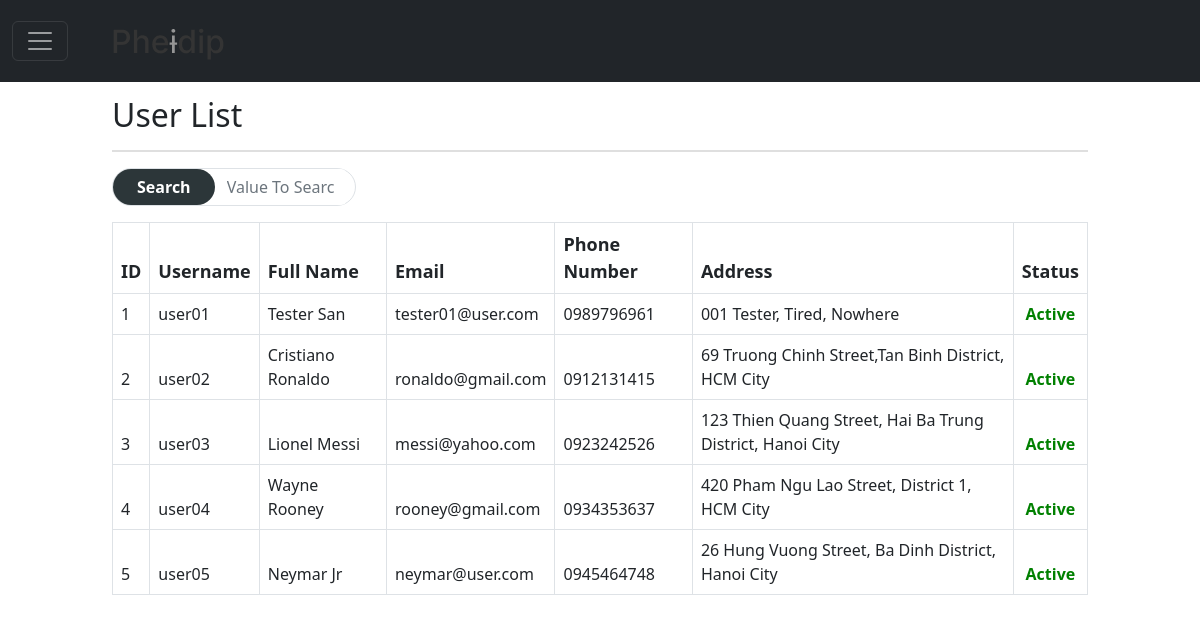
The app's page /user.php (signed in) with its own data.
### tables this page shows
CREATE TABLE `tbUser_Account` (
    `UserID` int NOT NULL AUTO_INCREMENT,
    `UserName` varchar(50) NOT NULL,
    `Password` varchar(50) NOT NULL,
    `FullName` varchar(100) NOT NULL,
    `Email` varchar(50) NOT NULL,
    `PhoneNumber` varchar(14) NOT NULL,
    `Status` boolean DEFAULT 1,
    PRIMARY KEY (UserID)
);

CREATE TABLE `tbDelivery_Address`(
    `AddressID` int NOT NULL AUTO_INCREMENT,
    `UserID` int NOT NULL,	
    `Address` text NOT NULL,
    `Is_default` boolean NOT NULL,
    PRIMARY KEY (AddressID)
);

### user.php (the view, shortened to what this page needs)
<?php
include_once "php/DBConnect.php";
if (isset($_POST['search'])) {
    $valueToSearch = $_POST['valueToSearch'];
    $query = "SELECT * FROM tbUser_Account WHERE CONCAT(userid, username, fullname, email, phonenumber) LIKE '%" . $valueToSearch . "%'";
    $search_result = filterTable($query);
    $count = mysqli_num_rows($search_result);
} else {
    $query = "SELECT * FROM tbUser_Account";
    $search_result = filterTable($query);
}
function filterTable($query)
{
    $connect = mysqli_connect("localhost", "root", "", "dbpheidip");
    $filter_Result = mysqli_query($connect, $query);
    return $filter_Result;
}
include 'php/htmlHead.php';
include 'php/sidebar.php';
?>
<div class="col-lg-10 col-md-10 col-sm-9 col-xs-12 container">
    <h2>User List</h2>
    <hr style="height:2px;border-width:0;color:gray;background-color:gray">
    <form action="" method="post">
        <div class="d-flex border rounded-pill my-3 w-25">
            <input type="submit" name="search" value="Search" class="btn btn-primary px-4 rounded-pill">
            <input class="form-control me-2 border-0 search shadow-none bg-none" type="text" name="valueToSearch" placeholder="Value To Search">
        </div>
        <table id="userList" class="table table-bordered table-striped">
            <thead>
                <tr>
                    <th>ID</th>
                    <th>Username</th>
                    <th>Full Name</th>
                    <th>Email</th>
                    <th>Phone Number</th>
                    <th>Address</th>
                    <th>Status</th>
                </tr>
                <?php
                while ($field = mysqli_fetch_array($search_result)) :
                ?>
                    <tr>
                        <td><?= $field[0] ?></td>
                        <td><?= $field[1] ?></td>
                        <td><?= $field[3] ?></td>
                        <td><?= $field[4] ?></td>
                        <td><?= $field[5] ?></td>
                        <td>
                            <?php
                            $query1 = "SELECT * FROM tbDelivery_Address WHERE userid = '$field[0]' AND is_default = 1";
                            $rs1 = mysqli_query($conn, $query1);
                            while ($field1 = mysqli_fetch_array($rs1)) :
                            ?>
                                <?= $field1[2] ?> <br>
                            <?php
                            endwhile;
                            ?>
                        </td>
                        <td style="text-align: center">
                            <a style="text-decoration: none; color: black" href="blockuser.php?code=<?= $field[0]; ?>" onclick="return confirm('Really want to switch status of <?= $field[1] ?> ???')">
                                <?php
                                if ($field[6]) :
                                    echo '<strong style="color: green">Active</strong>';
                                else :
                                    echo '<strong style="color: red">Inactive</strong>';
                                endif;
                                ?>
                            </a>
                        </td>
                    </tr>
                <?php
                endwhile;
                ?>
    </form>
</div>
<?php
include 'php/htmlBody.php';
?>

### css/main.css (style rules this page uses)
.table thead th { font-size: large; }

### css/component.css (style rules this page uses)
.btn-primary { font-size: normal; border: none; font-weight: bold; color: white; background-color: #2c3639; --bs-btn-hover-color: #2c3639; --bs-btn-hover-bg: white; --bs-btn-hover-border-color: #2c3639; --bs-btn-active-color: #3f4e4f; --bs-btn-active-bg: #dcd7c9; --bs-btn-active-border-color: #2c3639; --bs-btn-active-shadow: none; }

### records on screen
tbuser_account: UserID "1", UserName "user01", FullName "Tester San", Email "tester01@user.com", PhoneNumber "0989796961", Status "Active"
tbdelivery_address: Address "001 Tester, Tired, Nowhere"
tbuser_account: UserID "2", UserName "user02", FullName "Cristiano Ronaldo", Email "ronaldo@gmail.com", PhoneNumber "0912131415", Status "Active"
tbdelivery_address: Address "69 Truong Chinh Street,Tan Binh District, HCM City"
tbuser_account: UserID "3", UserName "user03", FullName "Lionel Messi", Email "messi@yahoo.com", PhoneNumber "0923242526", Status "Active"
tbdelivery_address: Address "123 Thien Quang Street, Hai Ba Trung District, Hanoi City"
tbuser_account: UserID "4", UserName "user04", FullName "Wayne Rooney", Email "rooney@gmail.com", PhoneNumber "0934353637", Status "Active"
tbdelivery_address: Address "420 Pham Ngu Lao Street, District 1, HCM City"
tbuser_account: UserID "5", UserName "user05", FullName "Neymar Jr", Email "neymar@user.com", PhoneNumber "0945464748", Status "Active"
tbdelivery_address: Address "26 Hung Vuong Street, Ba Dinh District, Hanoi City"
